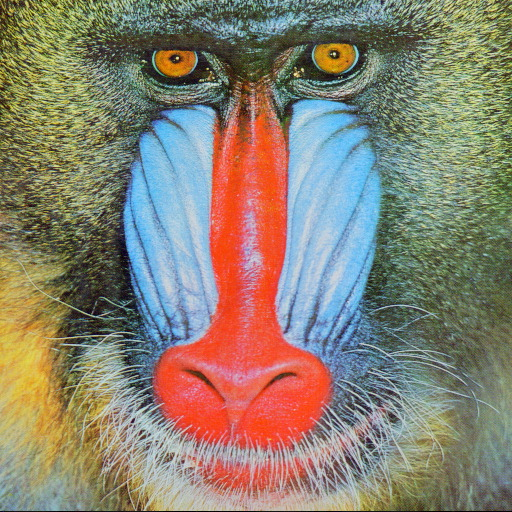
//> input picture baboon.jpg, 512 x 512 px, given in place of the camera
$ ./haris_corner   (built with g++ and OpenCV 4)
//> lines starting //> are read from the running program, lines starting //| are printed output that depends on the picture
/**
 * @function cornerHarris_Demo.cpp
 * @brief Demo code for detecting corners using Harris-Stephens method
 * @author OpenCV team
 */

//#include "opencv2/imgcodecs.hpp"
#include "opencv2/highgui/highgui.hpp"
#include "opencv2/imgproc/imgproc.hpp"
#include <iostream>
#include <stdio.h>
#include <stdlib.h>

using namespace cv;
using namespace std;

/// Global variables
Mat src, src_gray;
int thresh = 200;
int max_thresh = 255;

const char* source_window = "Source image";
const char* corners_window = "Corners detected";

/// Function header
void cornerHarris_demo( int, void* );

/**
 * @function main
 */
int main( int, char** argv )
{
VideoCapture cap(1); //capture the video from webcam

	if (!cap.isOpened()){  // if not success, exit program
		cout << "Cannot open the web cam" << endl;
		return -1;
	}


  /// Create a window and a trackbar
  namedWindow( source_window, WINDOW_AUTOSIZE );
  createTrackbar( "Threshold: ", source_window, &thresh, max_thresh, cornerHarris_demo );

  while (true){
	  bool bSuccess = cap.read(src); // read a new frame from video
//> src is the input picture: 512 rows x 512 cols, CV_8UC3; mean B, G, R 112.9, 129.1, 137.1
	if (!bSuccess){ //if not success, break loop

		cout << "Cannot read a frame from video stream" << endl;
		break;
	}
  /// Load source image and convert it to gray
  cvtColor( src, src_gray, COLOR_BGR2GRAY );
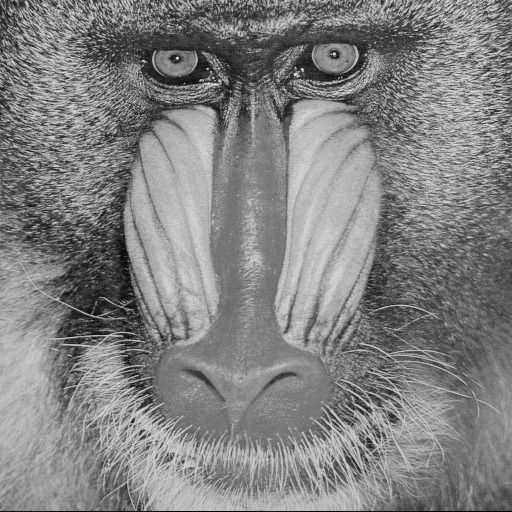
//> src_gray: 512 rows x 512 cols, CV_8UC1; min 0, max 234, mean 129.7
  imshow( source_window, src );

  cornerHarris_demo( 0, 0 );

  	if (waitKey(30) == 27){ //wait for 'esc' key press for 30ms. If 'esc' key is pressed, break loop

			cout << "esc key is pressed by user" << endl;
			break;
	}
}
  return(0);
}

/**
 * @function cornerHarris_demo
 * @brief Executes the corner detection and draw a circle around the possible corners
 */
void cornerHarris_demo( int, void* )
{

  Mat dst, dst_norm, dst_norm_scaled;
  dst = Mat::zeros( src.size(), CV_32FC1 );

  /// Detector parameters
  int blockSize = 2;
  int apertureSize = 3;
  double k = 0.04;

  /// Detecting corners
  cornerHarris( src_gray, dst, blockSize, apertureSize, k, BORDER_DEFAULT );
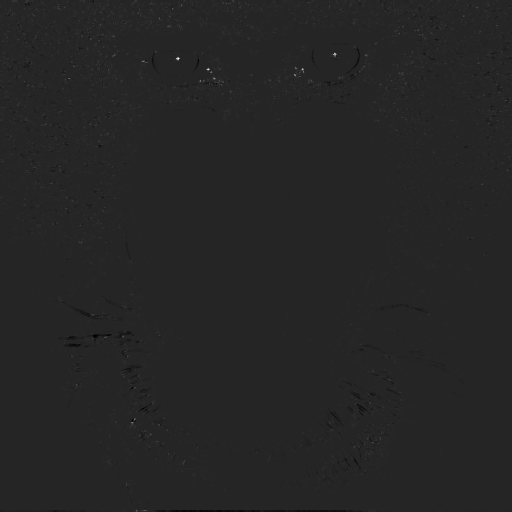
//> dst: 512 rows x 512 cols, CV_32FC1; min -0.00376, max 0.0216, mean 1.74e-05; drawn with min black and max white

  /// Normalizing
  normalize( dst, dst_norm, 0, 255, NORM_MINMAX, CV_32FC1, Mat() );
  convertScaleAbs( dst_norm, dst_norm_scaled );

  /// Drawing a circle around corners
  for( int j = 0; j < dst_norm.rows ; j++ )
     { for( int i = 0; i < dst_norm.cols; i++ )
          {
            if( (int) dst_norm.at<float>(j,i) > thresh )
              {
               circle( dst_norm_scaled, Point( i, j ), 5,  Scalar(0), 2, 8, 0 );
              }
          }
     }
//> dst_norm_scaled: 512 rows x 512 cols, CV_8UC1; min 0, max 255, mean 38
//> the Esc key is pressed
  /// Showing the result
  namedWindow( corners_window, WINDOW_AUTOSIZE );
  imshow( corners_window, dst_norm_scaled );
}

$ run again, on building.jpg
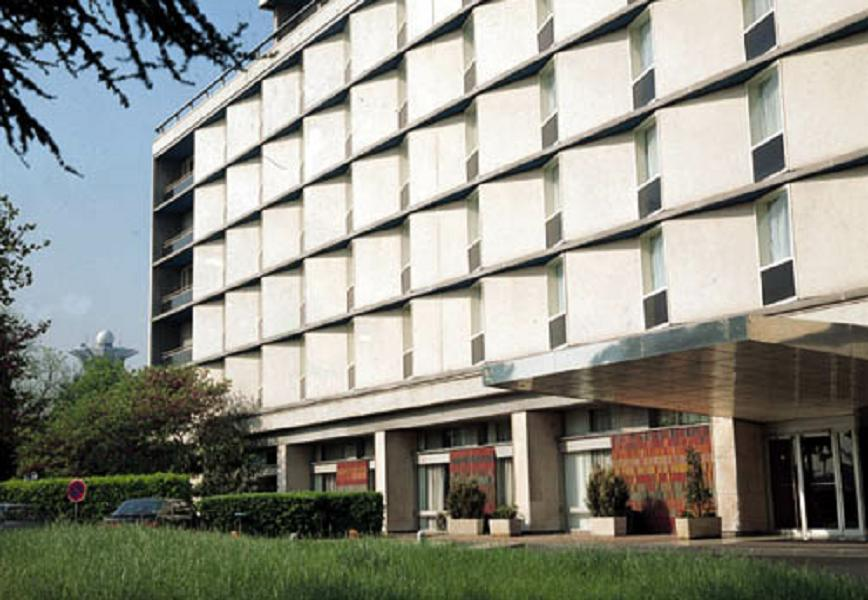
//> input picture building.jpg, 868 x 600 px, given in place of the camera
//> src is the input picture: 600 rows x 868 cols, CV_8UC3; mean B, G, R 133.7, 143.6, 142.9
//> `cvtColor( src, src_gray, COLOR_BGR2GRAY );`:
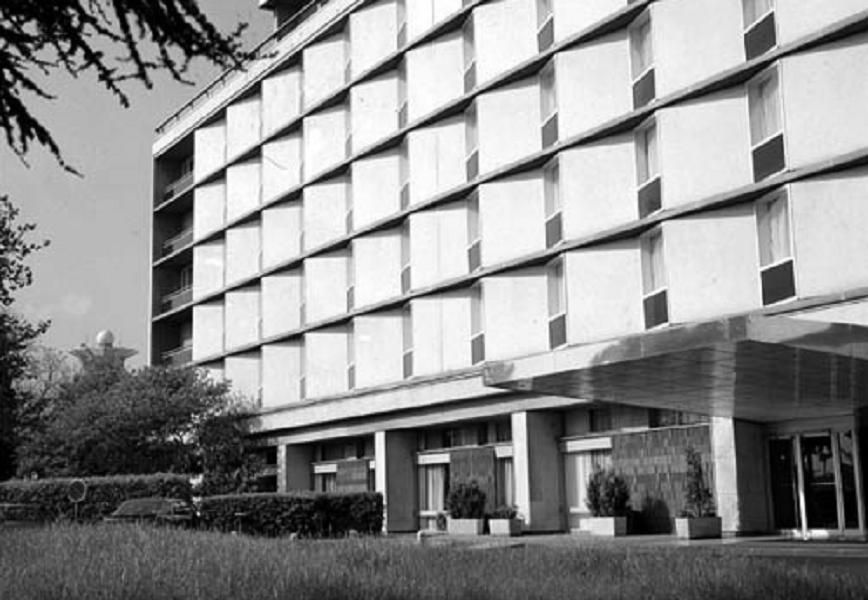
//> src_gray: 600 rows x 868 cols, CV_8UC1; min 0, max 255, mean 142.3
//> after the loop in cornerHarris_demo, `for( int j = 0; j < dst_norm.rows ; j++ )`:
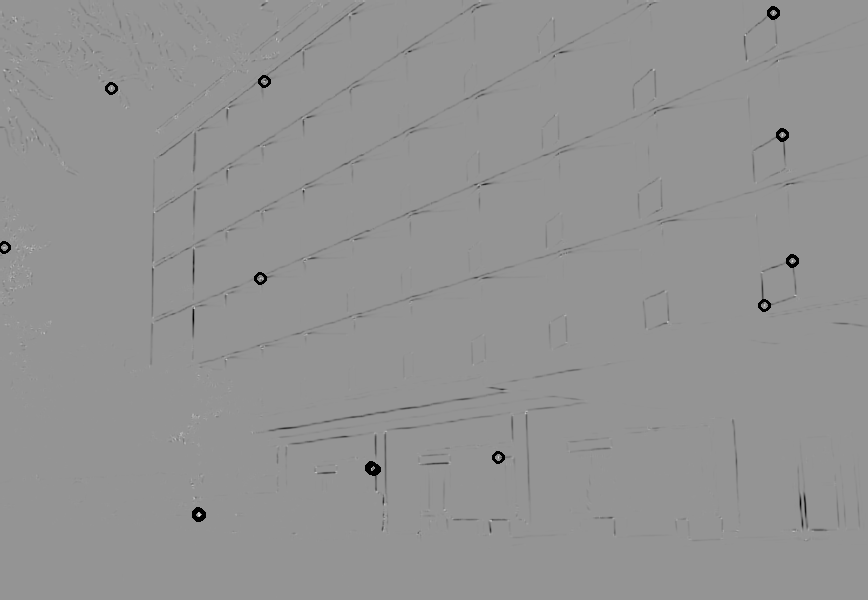
//> dst_norm_scaled: 600 rows x 868 cols, CV_8UC1; min 0, max 255, mean 147
